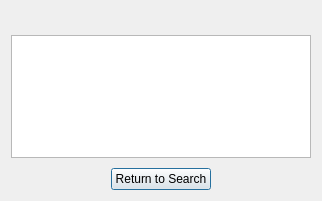
<?xml version="1.0" encoding="UTF-8"?>
<ui version="4.0">
 <class>Dialog</class>
 <widget class="QDialog" name="Dialog">
  <property name="geometry">
   <rect>
    <x>0</x>
    <y>0</y>
    <width>322</width>
    <height>201</height>
   </rect>
  </property>
  <property name="windowTitle">
   <string>Dialog</string>
  </property>
  <layout class="QGridLayout" name="gridLayout">
   <item row="0" column="0">
    <layout class="QGridLayout" name="gridLayout_2">
     <property name="verticalSpacing">
      <number>10</number>
     </property>
     <item row="0" column="0" alignment="Qt::AlignTop">
      <widget class="QLabel" name="label">
       <property name="styleSheet">
        <string notr="true">color: rgb(0, 170, 0);
font: 75 10pt &quot;MS Shell Dlg 2&quot;;</string>
       </property>
       <property name="text">
        <string/>
       </property>
      </widget>
     </item>
     <item row="2" column="0">
      <layout class="QHBoxLayout" name="horizontalLayout_2">
       <item alignment="Qt::AlignHCenter">
        <widget class="QPushButton" name="btn_mainmenu">
         <property name="minimumSize">
          <size>
           <width>100</width>
           <height>0</height>
          </size>
         </property>
         <property name="text">
          <string>Return to Search</string>
         </property>
        </widget>
       </item>
      </layout>
     </item>
     <item row="1" column="0">
      <widget class="QTextEdit" name="text_reportfound"/>
     </item>
    </layout>
   </item>
  </layout>
 </widget>
 <resources/>
 <connections/>
</ui>
